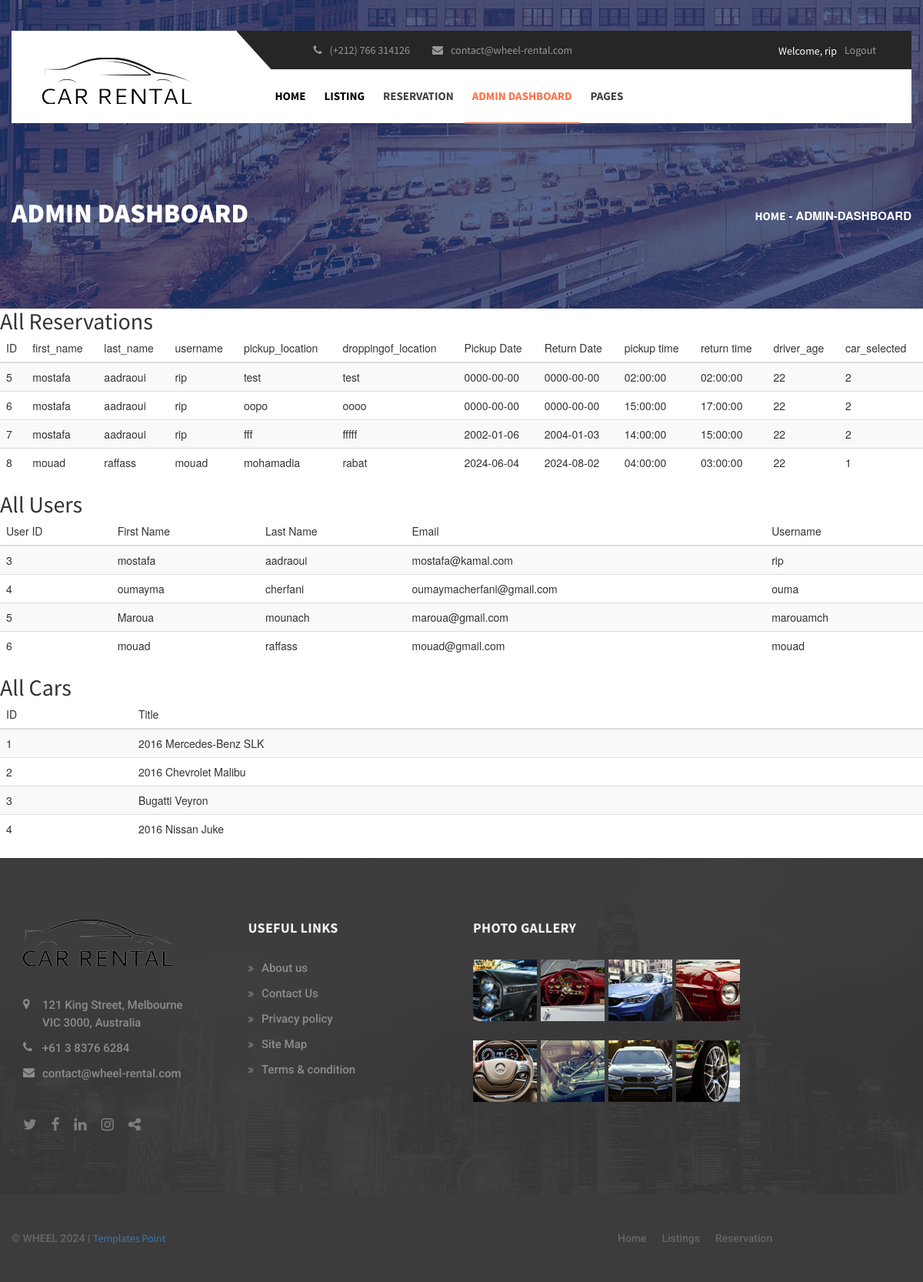
The page /admin.php (signed in) on the database its author committed.
### tables this page shows
CREATE TABLE `reservations` (
  `id` int(11) NOT NULL,
  `first_name` varchar(255) NOT NULL,
  `last_name` varchar(255) NOT NULL,
  `username` varchar(255) NOT NULL,
  `dropping_off_location` varchar(255) NOT NULL,
  `picking_up_location` varchar(255) NOT NULL,
  `pickup_date` date NOT NULL,
  `pickup_time` time NOT NULL,
  `return_date` date NOT NULL,
  `return_time` time NOT NULL,
  `driver_age` int(11) NOT NULL,
  `car_selected` int(11) NOT NULL
);

CREATE TABLE `users` (
  `id` int(11) NOT NULL,
  `first_name` varchar(255) NOT NULL,
  `last_name` varchar(255) NOT NULL,
  `email` varchar(255) NOT NULL,
  `username` varchar(255) NOT NULL,
  `password` varchar(255) NOT NULL
);

CREATE TABLE `cars` (
  `id` int(11) NOT NULL,
  `title` varchar(255) DEFAULT NULL,
  `price` decimal(10,2) DEFAULT NULL,
  `image1` varchar(255) DEFAULT NULL,
  `image2` varchar(255) DEFAULT NULL,
  `storage` int(11) DEFAULT NULL,
  `seats` int(11) DEFAULT NULL,
  `bags` int(11) DEFAULT NULL,
  `mpg` int(11) DEFAULT NULL,
  `airbags` tinyint(1) DEFAULT NULL,
  `transmission` enum('manual','auto') DEFAULT NULL,
  `ac` tinyint(1) DEFAULT NULL,
  `description` text DEFAULT NULL,
  `baby_seat` int(11) DEFAULT 0,
  `doors` int(11) DEFAULT 2,
  `power_steering` tinyint(1) DEFAULT 0,
  `central_locking` tinyint(1) DEFAULT 0,
  `co2_emission` float DEFAULT 0,
  `stereo_radio` varchar(255) DEFAULT '',
  `abs_brakes` tinyint(1) DEFAULT 0,
  `mileage_per_tank` float DEFAULT 0,
  `image3` varchar(255) DEFAULT NULL
);

### admin.php (the view, shortened to what this page needs)
<!DOCTYPE html>
<html lang="en">
<head>
        <link rel="stylesheet" type="text/css" href="assets/css/css_reset.css">
        <link rel="stylesheet" type="text/css" href="assets/css/bootstrap.min.css">
        <link rel="stylesheet" type="text/css" href="assets/css/jquery.datetimepicker.min.css">
        <link rel="stylesheet" href="assets/css/bootstrap-select.min.css">
        <link rel="stylesheet" type="text/css" href="assets/css/loaders.min.css">
        <link rel="stylesheet" type="text/css" href="assets/css/index.css">
    </head>
    <body class="">
                <?php
    include 'connection.php';
    function getUserIdByUsername($username) {
        global $conn;
        $stmt = $conn->prepare("SELECT id FROM users WHERE username = ?");
        $stmt->bind_param("s", $username);
        $stmt->execute();
        $stmt->bind_result($userId);
        return $userId;
    }
    $userId = null;
    if (isset($_SESSION['username'])) {
        $username = $_SESSION['username'];
        $userId = getUserIdByUsername($username);
    }
?>
<div class="wheel-menu-wrap">
    <div class="container-fluid wheel-bg1">
        <div class="row">
            <div class="col-sm-3">
                <div class="wheel-logo">
                    <a href="index.php" style="width: 300px;"><img src="images/logo3.png" alt=""></a>
                </div>
            </div>
            <div class="col-sm-9 col-xs-12 padd-lr0">
                <div class="wheel-top-menu clearfix">
                    <div class="wheel-top-menu-info">
                        <div class="top-menu-item"><a href="#"><i class="fa fa-phone"></i><span>(+212) 766 314126</span></a></div>
                        <div class="top-menu-item"><a href="#"><i class="fa fa-envelope"></i><span>contact@wheel-rental.com</span></a></div>
                    </div>
                    <?php if (isset($_SESSION['user_id'])) : ?>
                        <div class="wheel-top-menu-log">
                            <div class="top-menu-item">
                                <span style="color: white">Welcome, <?php echo $_SESSION['username']; ?></span>
                            </div>
                            <div class="top-menu-item">
                                <form action="logout.php" method="post">
                                    <button type="submit" class="btn btn-default">Logout</button>
                                </form>
                            </div>
                        </div>
                    <?php endif; ?>
                </div>
            </div>
            <div class="col-sm-9 ">
                <div class="wheel-navigation">
                    <nav id="dl-menu">
                        <ul class="main-menu dl-menu">
                            <li class="menu-item   current-menu-parent menu-item-has-children">
                                <a href="index.php">Home</a>
                            </li>
                            <li class="menu-item current-menu-parent menu-item-has-children  ">
                                <a href="car-list-grid.php"> Listing </a>
                            </li>
                            <li class="menu-item">
                                <a href="reservation1.php"> Reservation</a>
                            </li>
                            <?php if ($userId == 3): ?>
                                <li class="menu-item active-color">
                                    <a href="admin.php">Admin Dashboard</a>
                                </li>
                            <?php endif; ?>
                            <li class="menu-item menu-item-has-children  ">
                                <a href="#">Pages</a>
                            </li>
                        </ul>
                    </nav>
                </div>
            </div>
        </div>
    </div>
</div>
        <div class="wheel-start3">
            <div class="container">
                <div class="row">
                    <div class="col-xs-12 padd-lr0">
                        <div class="wheel-start3-body clearfix marg-lg-t255 marg-lg-b75 marg-sm-t190 marg-xs-b30">
                            <h3>Admin Dashboard</h3>
                            <ol class="breadcrumb">
                                <li><a href="#">Home</a></li>
                                <li class="active">Admin-Dashboard</li>
                            </ol>
                        </div>
                    </div>
                </div>
            </div>
        </div>
                <div class="admin-dashboard">
        <div class="reservations">
            <h2>All Reservations</h2>
            <table class="table table-striped">
                <thead>
                    <tr>
                        <th>ID</th>
                        <th>first_name</th>
                        <th>last_name</th>
                        <th>username</th>
                        <th>pickup_location</th>
                        <th>droppingof_location</th>
                        <th>Pickup Date</th>
                        <th>Return Date</th>
                        <th>pickup time</th>
                        <th>return time</th>
                        <th>driver_age</th>
                        <th>car_selected</th>
                    </tr>
                </thead>
                <tbody>
                    <?php
                    include 'connection.php';
                    $reservations = get_all_reservations();
                    foreach ($reservations as $reservation) {
                        echo "<tr>";
                        echo "<td>" . htmlspecialchars($reservation['id']) . "</td>";
                        echo "<td>" . htmlspecialchars($reservation['first_name']) . "</td>";
                        echo "<td>" . htmlspecialchars($reservation['last_name']) . "</td>";
                        echo "<td>" . htmlspecialchars($reservation['username']) . "</td>";
                        echo "<td>" . htmlspecialchars($reservation['picking_up_location']) . "</td>";
                        echo "<td>" . htmlspecialchars($reservation['dropping_off_location']) . "</td>";
                        echo "<td>" . htmlspecialchars($reservation['pickup_date']) . "</td>";
                        echo "<td>" . htmlspecialchars($reservation['return_date']) . "</td>";
                        echo "<td>" . htmlspecialchars($reservation['pickup_time']) . "</td>";
                        echo "<td>" . htmlspecialchars($reservation['return_time']) . "</td>";
                        echo "<td>" . htmlspecialchars($reservation['driver_age']) . "</td>";
                        echo "<td>" . htmlspecialchars($reservation['car_selected']) . "</td>";
                        echo "</tr>";
                    }
                    function get_all_reservations() {
    global $conn;
    $query = "SELECT id, first_name, last_name, username, dropping_off_location, picking_up_location, pickup_date, pickup_time, return_date, return_time, driver_age, car_selected FROM reservations";
    $result = mysqli_query($conn, $query);
    $reservations = mysqli_fetch_all($result, MYSQLI_ASSOC);
    return $reservations;
}
                    ?>
                </tbody>
            </table>
        </div>
    </div>
<div class="user-information">
    <h2>All Users</h2>
    <table class="table table-striped">
        <thead>
            <tr>
                <th>User ID</th>
                <th>First Name</th>
                <th>Last Name</th>
                <th>Email</th>
                <th>Username</th>
            </tr>
        </thead>
        <tbody>
            <?php
            $users = get_all_users();
            foreach ($users as $user) {
                echo "<tr>";
                echo "<td>" . htmlspecialchars($user['id']) . "</td>";
                echo "<td>" . htmlspecialchars($user['first_name']) . "</td>";
                echo "<td>" . htmlspecialchars($user['last_name']) . "</td>";
                echo "<td>" . htmlspecialchars($user['email']) . "</td>";
                echo "<td>" . htmlspecialchars($user['username']) . "</td>";
                echo "</tr>";
            }
            function get_all_users() {
    global $conn;
    $query = "SELECT id, first_name, last_name, email, username FROM users";
    $result = mysqli_query($conn, $query);
    $users = mysqli_fetch_all($result, MYSQLI_ASSOC);
    return $users;
}
            ?>
        </tbody>
    </table>
</div>
<div class="cars">
    <h2>All Cars</h2>
    <table class="table table-striped">
        <thead>
            <tr>
                <th>ID</th>
                <th>Title</th>
            </tr>
        </thead>
        <tbody>
            <?php
            $cars = get_all_cars();
            foreach ($cars as $car) {
                echo "<tr>";
                echo "<td>" . htmlspecialchars($car['id']) . "</td>";
                echo "<td>" . htmlspecialchars($car['title']) . "</td>";
                echo "</tr>";
            }
            ?>
        </tbody>
    </table>
</div>
<?php
function get_all_cars() {
    global $conn;
    $query = "SELECT id, title FROM cars";
    $result = mysqli_query($conn, $query);
    $cars = mysqli_fetch_all($result, MYSQLI_ASSOC);
    return $cars;
}
?>
       <footer class="wheel-footer">
            <div class="container">
                <div class="row">
                    <div class="col-md-3  col-sm-6  padd-lr0">
                        <div class="wheel-address">
                            <div class="wheel-footer-logo"><a href="#"><img src="images/logo3.png" alt=""></a></div>
                            <ul>
                                <li><span><i class="fa fa-map-marker"></i>121 King Street, Melbourne <br>
                                    VIC 3000, Australia  </span>
                                </li>
                                <li><a href="#"><span><i class="fa fa-phone"></i> +61 3 8376 6284</span></a></li>
                                <li><a href="#"><span><i class="fa fa-envelope"></i>contact@wheel-rental.com</span></a></li>
                            </ul>
                            <div class="wheel-soc">
                                <a href="#" class="fa fa-twitter"></a>
                                <a href="#" class="fa fa-facebook"></a>
                                <a href="#" class="fa fa-linkedin"></a>
                                <a href="#" class="fa fa-instagram"></a>
                                <a href="#" class="fa fa-share-alt"></a>
                            </div>
                        </div>
                    </div>
                    <div class="col-md-3 col-sm-6  padd-lr0">
                        <div class="wheel-footer-item">
                            <h3>Useful Links</h3>
                            <ul>
                                <li><a href="about.html" class="">About us</a></li>
                                <li><a href="contact.html" class="">Contact Us</a></li>
                                <li><a href="#" class="">Privacy policy</a></li>
                                <li><a href="#" class="">Site Map</a></li>
                                <li><a href="#" class="">Terms & condition</a></li>
                            </ul>
                        </div>
                    </div>
                    <div class="col-md-4 col-sm-6 padd-lr0">
                        <div class="wheel-footer-gallery">
                            <h3>Photo Gallery</h3>
                            <div class="  clearfix">
                                <div class="wheel-footer-galery-item"><a href="#"><img src="images/i11.jpg" alt=""></a></div>
                                <div class="wheel-footer-galery-item"><a href="#"><img src="images/i12.jpg" alt=""></a></div>
                                <div class="wheel-footer-galery-item"><a href="#"><img src="images/i13.jpg" alt=""></a></div>
                                <div class="wheel-footer-galery-item"><a href="#"><img src="images/i14.jpg" alt=""></a></div>
                                <div class="wheel-footer-galery-item"><a href="#"><img src="images/i15.jpg" alt=""></a></div>
                                <div class="wheel-footer-galery-item"><a href="#"><img src="images/i16.jpg" alt=""></a></div>
                                <div class="wheel-footer-galery-item"><a href="#"><img src="images/i17.jpg" alt=""></a></div>
                                <div class="wheel-footer-galery-item"><a href="#"><img src="images/i18.jpg" alt=""></a></div>
                            </div>
                        </div>
                    </div>
                </div>
            </div>
        </footer>
        <div class="wheel-footer-info wheel-bg6">
            <div class="container">
                <div class="row">
                    <div class="col-lg-8 col-sm-6  padd-lr0"><span>&#169; WHEEL 2024 | <a href="#">Templates Point</a> </span></div>
                    <div class="col-lg-4 col-sm-6 padd-lr0">
                        <ul>
                            <li><a href="index.php">Home</a></li>
                            <li><a href="car-list-3col2.html"> Listings</a></li>
                            <li><a href="reservation1.html"> Reservation</a></li>
                        </ul>
                    </div>
                </div>
            </div>
        </div>
    </body>
</html>

### rows shown on the page
reservations: id "5", first_name "mostafa", last_name "aadraoui", username "rip", picking_up_location "test", dropping_off_location "test", pickup_date "0000-00-00", return_date "0000-00-00", pickup_time "02:00:00", return_time "02:00:00", driver_age "22", car_selected "2"
reservations: id "6", first_name "mostafa", last_name "aadraoui", username "rip", picking_up_location "oopo", dropping_off_location "oooo", pickup_date "0000-00-00", return_date "0000-00-00", pickup_time "15:00:00", return_time "17:00:00", driver_age "22", car_selected "2"
reservations: id "7", first_name "mostafa", last_name "aadraoui", username "rip", picking_up_location "fff", dropping_off_location "fffff", pickup_date "2002-01-06", return_date "2004-01-03", pickup_time "14:00:00", return_time "15:00:00", driver_age "22", car_selected "2"
reservations: id "8", first_name "mouad", last_name "raffass", username "mouad", picking_up_location "mohamadia", dropping_off_location "rabat", pickup_date "2024-06-04", return_date "2024-08-02", pickup_time "04:00:00", return_time "03:00:00", driver_age "22", car_selected "1"
users: id "3", first_name "mostafa", last_name "aadraoui", email "mostafa@kamal.com", username "rip"
users: id "4", first_name "oumayma", last_name "cherfani", email "oumaymacherfani@gmail.com", username "ouma"
users: id "5", first_name "Maroua", last_name "mounach", email "maroua@gmail.com", username "marouamch"
users: id "6", first_name "mouad", last_name "raffass", email "mouad@gmail.com", username "mouad"
cars: id "1", title "2016 Mercedes-Benz SLK"
cars: id "2", title "2016 Chevrolet Malibu"
cars: id "3", title "Bugatti Veyron"
cars: id "4", title "2016 Nissan Juke"

### other values the page prints
$_SESSION['username'] "rip"
